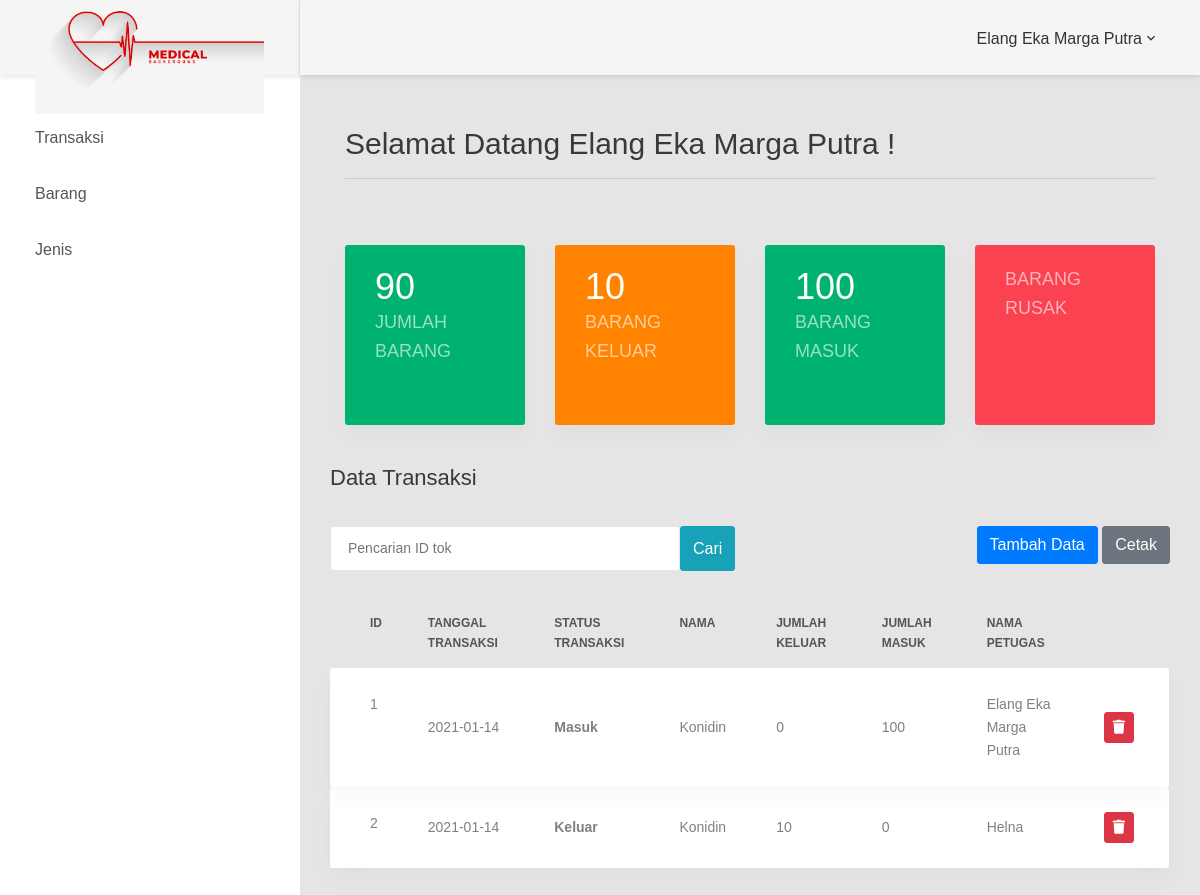
The app's page /index.php?page=admin (signed in) with its own data.
### tables this page shows
CREATE TABLE `detail_transaksi` (
  `ID_DETAIL_TRANSAKSI` int(5) NOT NULL,
  `ID_TRANSAKSI` int(5) NOT NULL,
  `ID_BARANG` int(5) NOT NULL
);

CREATE TABLE `transaksi` (
  `ID_TRANSAKSI` int(11) NOT NULL,
  `TANGGAL_TRANSAKSI` date NOT NULL,
  `STATUS_TRANSAKSI` varchar(30) NOT NULL,
  `ID_BARANG` int(11) NOT NULL,
  `JUMLAH_MASUK` varchar(255) DEFAULT '0',
  `JUMLAH_KELUAR` varchar(255) DEFAULT '0',
  `ID_PETUGAS` int(11) NOT NULL
);

CREATE TABLE `barang` (
  `ID_BARANG` int(11) NOT NULL,
  `NAMA_BARANG` varchar(30) NOT NULL,
  `BENTUK` varchar(30) NOT NULL,
  `KETERANGAN_BARANG` varchar(255) NOT NULL,
  `JUMLAH` varchar(30) NOT NULL,
  `TOTAL` varchar(255) NOT NULL,
  `ID_JENIS` int(5) NOT NULL
);

CREATE TABLE `petugas` (
  `ID_PETUGAS` int(5) NOT NULL,
  `USERNAME` varchar(30) NOT NULL,
  `PASSWORD` varchar(30) NOT NULL,
  `NAMA_PETUGAS` varchar(30) NOT NULL
);

### modul/transaksi/index.php (the view, shortened to what this page needs)
<section class="statistic statistic2">
    <div class="container">
        <div class="row">
            <?php  $query=mysqli_query($mysqli, "SELECT SUM(JUMLAH) FROM barang")or die('Ada kesalahan pada query insert: '.mysqli_error($mysqli));
            $data=mysqli_fetch_assoc($query)
            ?>
            <div class="col-md-6 col-lg-3">
                <div class="statistic__item statistic__item--green">
                    <h2 class="number"><?php echo $data['SUM(JUMLAH)']; ?></h2>
                    <span class="desc">Jumlah Barang</span>
                </div>
            </div>
            <div class="col-md-6 col-lg-3">
                <?php  $query=mysqli_query($mysqli, "SELECT SUM(JUMLAH_KELUAR) FROM transaksi where STATUS_TRANSAKSI = 'Keluar'")or die('Ada kesalahan pada query insert: '.mysqli_error($mysqli));
            $data=mysqli_fetch_assoc($query)
            ?>
                    <div class="statistic__item statistic__item--orange">
                    <h2 class="number"><?php echo $data['SUM(JUMLAH_KELUAR)']; ?></h2>
                <span class="desc">Barang Keluar</span>
            </div>
        </div>
        <div class="col-md-6 col-lg-3">
            <?php  $query=mysqli_query($mysqli, "SELECT SUM(JUMLAH_MASUK) FROM transaksi where STATUS_TRANSAKSI = 'Masuk' ")or die('Ada kesalahan pada query insert: '.mysqli_error($mysqli));
            $data=mysqli_fetch_assoc($query)
            ?>
                <div class="statistic__item statistic__item--green">
                    <h2 class="number"><?php echo $data['SUM(JUMLAH_MASUK)']; ?></h2>
                <span class="desc">Barang Masuk</span>
            </div>
        </div>
        <div class="col-md-6 col-lg-3">
            <?php
            $query=mysqli_query($mysqli, "SELECT SUM(JUMLAH) FROM barang where KETERANGAN_BARANG = 'Rusak' ")or die('Ada kesalahan pada query insert: '.mysqli_error($mysqli));
            while($data=mysqli_fetch_assoc($query)){
                ?>
                <div class="statistic__item statistic__item--red">
                    <span class="desc">barang rusak</span>
                </div>
                <?php } ?>
            </div>
        </div>
    </div>
</section>
<div class="row">
    <div class="col-md-12">
        <h3 class="title-5 m-b-35">Data Transaksi</h3>
        <div class="table table-data__tool">
         <form class="form-header" action="" method="POST">
            <input class="au-input au-input--xl" type="text" name="cari"  placeholder="Pencarian ID tok" />
            <button class="btn btn-info" type="submit" name="pencarian">Cari</button>
        </form>
        <div class="table-data__tool-right">
            <a href="index.php?page=tambah_transaksi">
             <button class="btn btn-primary">Tambah Data</button>
         </a>
         <a href="modul/transaksi/cetak_transaksi.php">
             <button class="btn btn-secondary">Cetak</button>
         </a>
     </div>
 </div>
 <div class="table-responsive table-responsive-data2">
    <table class="table table-data2">
        <thead>
            <tr>
            <th>ID</th>
            <th>Tanggal Transaksi</th>
            <th>Status Transaksi</th>
            <th>Nama</th>
            <th>Jumlah Keluar</th>
            <th>Jumlah Masuk</th>
            <th>Nama Petugas</th>
            </tr>
        </thead>
        <tbody>
         <?php
         if(isset($_POST['pencarian']))
         {
            $cari = $_POST['cari'];
            $query=mysqli_query($mysqli, "SELECT detail_transaksi.*, transaksi.*, barang.*, petugas.* FROM detail_transaksi
                LEFT JOIN transaksi ON transaksi.ID_TRANSAKSI=detail_transaksi.ID_TRANSAKSI
                LEFT JOIN barang ON barang.ID_BARANG=detail_transaksi.ID_BARANG
                LEFT JOIN petugas ON transaksi.ID_PETUGAS=petugas.ID_PETUGAS
                WHERE transaksi.ID_TRANSAKSI=detail_transaksi.ID_TRANSAKSI && transaksi.ID_TRANSAKSI like '%$cari%' ORDER BY transaksi.ID_TRANSAKSI ASC")or die('Ada kesalahan pada query insert: '.mysqli_error($mysqli));
        }
        else{
            $query=mysqli_query($mysqli, "SELECT detail_transaksi.*, transaksi.*, barang.*, petugas.* FROM detail_transaksi
                LEFT JOIN transaksi ON transaksi.ID_TRANSAKSI=detail_transaksi.ID_TRANSAKSI
                LEFT JOIN barang ON barang.ID_BARANG=detail_transaksi.ID_BARANG
                LEFT JOIN petugas ON transaksi.ID_PETUGAS=petugas.ID_PETUGAS ORDER BY transaksi.ID_TRANSAKSI ASC")or die('Ada kesalahan pada query insert: '.mysqli_error($mysqli));
        }
        while ($data = mysqli_fetch_assoc($query)) {
            ?>
            <tr class="tr-shadow">
                <td><?php echo $data['ID_TRANSAKSI']; ?></td>
                <td><?php echo $data['TANGGAL_TRANSAKSI']; ?></td>
                <td><strong><?php echo $data['STATUS_TRANSAKSI']; ?><strong></td>
                <td><?php echo $data['NAMA_BARANG']; ?></td>
                <td><?php echo $data['JUMLAH_KELUAR']; ?></td>
                <td><?php echo $data['JUMLAH_MASUK']; ?></td>
                <td><?php echo $data['NAMA_PETUGAS']; ?></td>
                <td>
                    <a data-toggle="tooltip" data-placement="top" title="delete" class="btn btn-danger btn-sm" href="index.php?page=transaksi&delete=<?php echo $data['ID_TRANSAKSI']; ?>&delete2=<?php echo $data['ID_DETAIL_TRANSAKSI']; ?>" onclick="return confirm('apakah anda yakin untuk delete?')">
                        <i class="fas fa-trash"></i>
                    </td>
                </tr>
                <?php } ?>
            </tbody>
        </table>
    </div>
</div>
</div>

### index.php (shortened to what this page needs)
<!DOCTYPE html>
<html lang="en">
<head>
    <link href="assets/css/font-face.css" rel="stylesheet" media="all">
    <link href="assets/font-awesome-4.7/css/font-awesome.min.css" rel="stylesheet" media="all">
    <link href="assets/font-awesome-5/css/fontawesome-all.min.css" rel="stylesheet" media="all">
    <link href="assets/mdi-font/css/material-design-iconic-font.min.css" rel="stylesheet" media="all">
    <link href="assets/bootstrap-4.1/bootstrap.min.css" rel="stylesheet" media="all">
    <link href="assets/animsition/animsition.min.css" rel="stylesheet" media="all">
    <link href="assets/bootstrap-progressbar/bootstrap-progressbar-3.3.4.min.css" rel="stylesheet" media="all">
    <link href="assets/wow/animate.css" rel="stylesheet" media="all">
    <link href="assets/css-hamburgers/hamburgers.min.css" rel="stylesheet" media="all">
    <link href="assets/slick/slick.css" rel="stylesheet" media="all">
    <link href="assets/select2/select2.min.css" rel="stylesheet" media="all">
    <link href="assets/perfect-scrollbar/perfect-scrollbar.css" rel="stylesheet" media="all">
    <link href="assets/css/theme.css" rel="stylesheet" media="all">
</head>
<body class="">
    <div class="page-wrapper">
        <?php include 'sidebar.php'; ?>
        <div class="page-container">
            <?php include 'header.php'; ?>
            <div class="main-content">
                <div class="section__content section__content--p30">
                    <?php include 'page.php'; ?>
                </div>
            </div>
            <br><br><br>
</body>
</html>

### sidebar.php (shortened to what this page needs)
<aside class="menu-sidebar d-none d-lg-block">
    <div class="logo">
        <a href="index.php?page=home">
            <img src="images/logo.jpg"/>
        </a>
    </div>
    <nav class="navbar-sidebar">
        <ul class="list-unstyled navbar__list">
            <li>
                <a href="index.php?page=transaksi">Transaksi</a>
            </li>
        </ul>
        <ul class="list-unstyled navbar__list">
            <li>
                <a href="index.php?page=barang">Barang</a>
            </li>
        </ul>
        <ul class="list-unstyled navbar__list">
            <li>
                <a href="index.php?page=jenis">Jenis</a>
            </li>
        </ul>
    </nav>
</aside>

### header.php (shortened to what this page needs)
<header class="header-desktop">
    <div class="section__content section__content--p30">
        <div class="container-fluid">
            <div class="header-wrap">
                <div class="header-button">
                    <div class="account-wrap">
                        <div class="account-item clearfix js-item-menu">
                            <div class="content">
                                <a class="js-acc-btn" href="#"><?php echo $_SESSION['nama_petugas']; ?></a>
                            </div>
                            </div>
                        </div>
                    </div>
                </div>
            </div>
        </div>
    </header>

### page.php (shortened to what this page needs)
<?php
if(isset($_GET['page'])){
	$page = $_GET['page'];
	switch ($page) {
		case 'admin':
		include 'home.php';
		break;
	}
}else{
	include "home.php";
}
?>

### home.php
     <section class="welcome p-t-10">
        <div class="container">
            <div class="row">
                <div class="col-md-12">
                    <h1 class="title-4">Selamat Datang <?php echo $_SESSION['nama_petugas']; ?> ! </h1>
                    <hr>
                </div>
            </div>
        </div>
    </section>
<?php include 'modul/transaksi/index.php'; ?>

### records on screen
detail_transaksi: ID_TRANSAKSI.ID_TRANSAKSI "1", ID_TRANSAKSI.TANGGAL_TRANSAKSI "2021-01-14", ID_TRANSAKSI.STATUS_TRANSAKSI "Masuk", ID_BARANG.NAMA_BARANG "Konidin", ID_TRANSAKSI.JUMLAH_KELUAR "0", ID_TRANSAKSI.JUMLAH_MASUK "100", petugas.NAMA_PETUGAS "Elang Eka Marga Putra"
detail_transaksi: ID_TRANSAKSI.ID_TRANSAKSI "2", ID_TRANSAKSI.TANGGAL_TRANSAKSI "2021-01-14", ID_TRANSAKSI.STATUS_TRANSAKSI "Keluar", ID_BARANG.NAMA_BARANG "Konidin", ID_TRANSAKSI.JUMLAH_KELUAR "10", ID_TRANSAKSI.JUMLAH_MASUK "0", petugas.NAMA_PETUGAS "Helna"

### other values on screen
$_SESSION['nama_petugas'] "Elang Eka Marga Putra"
$data['SUM(JUMLAH)'] "90"
$data['SUM(JUMLAH_KELUAR)'] "10"
$data['SUM(JUMLAH_MASUK)'] "100"
